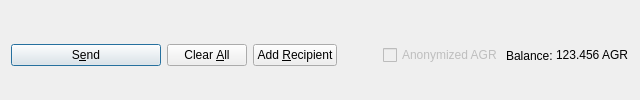
         <widget class="QFrame" name="frame_Send">
          <layout class="QHBoxLayout" name="horizontalLayout">
           <property name="bottomMargin">
            <number>0</number>
           </property>
           <item>
            <widget class="QPushButton" name="sendButton">
             <property name="minimumSize">
              <size>
               <width>150</width>
               <height>0</height>
              </size>
             </property>
             <property name="toolTip">
              <string>Confirm the send action</string>
             </property>
             <property name="text">
              <string>S&amp;end</string>
             </property>
             <property name="icon">
              <iconset resource="../agrarian.qrc">
               <normaloff>:/icons/send</normaloff>:/icons/send</iconset>
             </property>
             <property name="autoDefault">
              <bool>false</bool>
             </property>
             <property name="default">
              <bool>true</bool>
             </property>
            </widget>
           </item>
           <item>
            <widget class="QPushButton" name="clearButton">
             <property name="sizePolicy">
              <sizepolicy hsizetype="Minimum" vsizetype="Fixed">
               <horstretch>0</horstretch>
               <verstretch>0</verstretch>
              </sizepolicy>
             </property>
             <property name="toolTip">
              <string>Clear all fields of the form.</string>
             </property>
             <property name="text">
              <string>Clear &amp;All</string>
             </property>
             <property name="icon">
              <iconset resource="../agrarian.qrc">
               <normaloff>:/icons/remove</normaloff>:/icons/remove</iconset>
             </property>
             <property name="autoDefault">
              <bool>false</bool>
             </property>
            </widget>
           </item>
           <item>
            <widget class="QPushButton" name="addButton">
             <property name="toolTip">
              <string>Send to multiple recipients at once</string>
             </property>
             <property name="text">
              <string>Add &amp;Recipient</string>
             </property>
             <property name="icon">
              <iconset resource="../agrarian.qrc">
               <normaloff>:/icons/add</normaloff>:/icons/add</iconset>
             </property>
             <property name="autoDefault">
              <bool>false</bool>
             </property>
            </widget>
           </item>
           <item>
            <spacer name="horizontalSpacer">
             <property name="orientation">
              <enum>Qt::Horizontal</enum>
             </property>
             <property name="sizeHint" stdset="0">
              <size>
               <width>40</width>
               <height>20</height>
              </size>
             </property>
            </spacer>
           </item>
           <item>
            <layout class="QHBoxLayout" name="horizontalLayout_2">
             <property name="spacing">
              <number>3</number>
             </property>
             <item>
              <widget class="QCheckBox" name="checkzAGR">
               <property name="enabled">
                <bool>false</bool>
               </property>
               <property name="text">
                <string>Anonymized AGR</string>
               </property>
              </widget>
             </item>
             <item>
              <widget class="QLabel" name="label">
               <property name="text">
                <string>Balance:</string>
               </property>
              </widget>
             </item>
             <item>
              <widget class="QLabel" name="labelBalance">
               <property name="sizePolicy">
                <sizepolicy hsizetype="Preferred" vsizetype="Fixed">
                 <horstretch>0</horstretch>
                 <verstretch>0</verstretch>
                </sizepolicy>
               </property>
               <property name="cursor">
                <cursorShape>IBeamCursor</cursorShape>
               </property>
               <property name="text">
                <string notr="true">123.456 AGR</string>
               </property>
               <property name="textInteractionFlags">
                <set>Qt::LinksAccessibleByMouse|Qt::TextSelectableByKeyboard|Qt::TextSelectableByMouse</set>
               </property>
              </widget>
             </item>
            </layout>
           </item>
          </layout>
         </widget>
